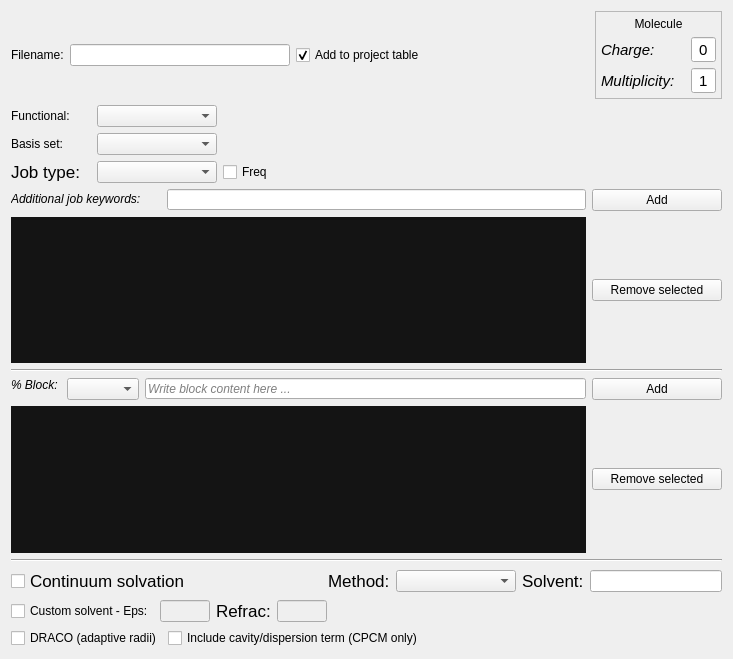
          <widget class="QWidget" name="scrollAreaWidgetContents_2">
           <property name="geometry">
            <rect>
             <x>0</x>
             <y>0</y>
             <width>733</width>
             <height>659</height>
            </rect>
           </property>
           <layout class="QVBoxLayout" name="verticalLayout_4">
            <item>
             <layout class="QHBoxLayout" name="horizontalLayout_9">
              <item>
               <widget class="QLabel" name="label_4">
                <property name="font">
                 <font>
                  <italic>false</italic>
                 </font>
                </property>
                <property name="text">
                 <string>Filename:</string>
                </property>
               </widget>
              </item>
              <item>
               <widget class="QLineEdit" name="lineEdit_filename">
                <property name="minimumSize">
                 <size>
                  <width>220</width>
                  <height>0</height>
                 </size>
                </property>
                <property name="placeholderText">
                 <string/>
                </property>
               </widget>
              </item>
              <item>
               <widget class="QCheckBox" name="checkBox_cp_to_reactmain">
                <property name="text">
                 <string>Add to project table</string>
                </property>
                <property name="checked">
                 <bool>true</bool>
                </property>
               </widget>
              </item>
              <item>
               <spacer name="horizontalSpacer_4">
                <property name="orientation">
                 <enum>Qt::Horizontal</enum>
                </property>
                <property name="sizeHint" stdset="0">
                 <size>
                  <width>162</width>
                  <height>20</height>
                 </size>
                </property>
               </spacer>
              </item>
              <item>
               <widget class="QFrame" name="frame">
                <property name="maximumSize">
                 <size>
                  <width>127</width>
                  <height>96</height>
                 </size>
                </property>
                <property name="frameShape">
                 <enum>QFrame::StyledPanel</enum>
                </property>
                <property name="frameShadow">
                 <enum>QFrame::Raised</enum>
                </property>
                <layout class="QGridLayout" name="gridLayout_27">
                 <property name="leftMargin">
                  <number>5</number>
                 </property>
                 <property name="topMargin">
                  <number>5</number>
                 </property>
                 <property name="rightMargin">
                  <number>5</number>
                 </property>
                 <property name="bottomMargin">
                  <number>5</number>
                 </property>
                 <item row="1" column="1">
                  <widget class="QLabel" name="label_33">
                   <property name="font">
                    <font>
                     <pointsize>11</pointsize>
                     <italic>true</italic>
                    </font>
                   </property>
                   <property name="text">
                    <string>Charge:</string>
                   </property>
                  </widget>
                 </item>
                 <item row="1" column="2">
                  <widget class="QLineEdit" name="lineEdit_charge">
                   <property name="minimumSize">
                    <size>
                     <width>25</width>
                     <height>25</height>
                    </size>
                   </property>
                   <property name="maximumSize">
                    <size>
                     <width>25</width>
                     <height>25</height>
                    </size>
                   </property>
                   <property name="font">
                    <font>
                     <pointsize>11</pointsize>
                    </font>
                   </property>
                   <property name="text">
                    <string>0</string>
                   </property>
                   <property name="alignment">
                    <set>Qt::AlignCenter</set>
                   </property>
                  </widget>
                 </item>
                 <item row="2" column="1">
                  <widget class="QLabel" name="label_34">
                   <property name="font">
                    <font>
                     <pointsize>11</pointsize>
                     <italic>true</italic>
                    </font>
                   </property>
                   <property name="text">
                    <string>Multiplicity:</string>
                   </property>
                  </widget>
                 </item>
                 <item row="2" column="2">
                  <widget class="QLineEdit" name="lineEdit_multiplicity">
                   <property name="minimumSize">
                    <size>
                     <width>25</width>
                     <height>25</height>
                    </size>
                   </property>
                   <property name="maximumSize">
                    <size>
                     <width>25</width>
                     <height>25</height>
                    </size>
                   </property>
                   <property name="font">
                    <font>
                     <pointsize>11</pointsize>
                    </font>
                   </property>
                   <property name="text">
                    <string>1</string>
                   </property>
                   <property name="alignment">
                    <set>Qt::AlignCenter</set>
                   </property>
                  </widget>
                 </item>
                 <item row="0" column="1" colspan="2">
                  <widget class="QLabel" name="label_32">
                   <property name="text">
                    <string>Molecule</string>
                   </property>
                   <property name="alignment">
                    <set>Qt::AlignCenter</set>
                   </property>
                  </widget>
                 </item>
                </layout>
               </widget>
              </item>
             </layout>
            </item>
            <item>
             <layout class="QHBoxLayout" name="horizontalLayout_7">
              <item>
               <widget class="QLabel" name="funct_label_1">
                <property name="minimumSize">
                 <size>
                  <width>80</width>
                  <height>0</height>
                 </size>
                </property>
                <property name="maximumSize">
                 <size>
                  <width>80</width>
                  <height>16777215</height>
                 </size>
                </property>
                <property name="text">
                 <string>Functional:</string>
                </property>
               </widget>
              </item>
              <item>
               <widget class="QComboBox" name="comboBox_funct">
                <property name="minimumSize">
                 <size>
                  <width>120</width>
                  <height>0</height>
                 </size>
                </property>
                <property name="maximumSize">
                 <size>
                  <width>120</width>
                  <height>16777215</height>
                 </size>
                </property>
                <property name="editable">
                 <bool>false</bool>
                </property>
               </widget>
              </item>
              <item>
               <spacer name="horizontalSpacer_2">
                <property name="orientation">
                 <enum>Qt::Horizontal</enum>
                </property>
                <property name="sizeHint" stdset="0">
                 <size>
                  <width>40</width>
                  <height>20</height>
                 </size>
                </property>
               </spacer>
              </item>
             </layout>
            </item>
            <item>
             <layout class="QHBoxLayout" name="horizontalLayout_8">
              <item>
               <widget class="QLabel" name="basis_label_1">
                <property name="minimumSize">
                 <size>
                  <width>80</width>
                  <height>0</height>
                 </size>
                </property>
                <property name="maximumSize">
                 <size>
                  <width>80</width>
                  <height>16777215</height>
                 </size>
                </property>
                <property name="text">
                 <string>Basis set:</string>
                </property>
               </widget>
              </item>
              <item>
               <widget class="QComboBox" name="comboBox_basis1">
                <property name="minimumSize">
                 <size>
                  <width>120</width>
                  <height>0</height>
                 </size>
                </property>
                <property name="maximumSize">
                 <size>
                  <width>120</width>
                  <height>16777215</height>
                 </size>
                </property>
                <property name="editable">
                 <bool>false</bool>
                </property>
               </widget>
              </item>
              <item>
               <spacer name="horizontalSpacer_3">
                <property name="orientation">
                 <enum>Qt::Horizontal</enum>
                </property>
                <property name="sizeHint" stdset="0">
                 <size>
                  <width>40</width>
                  <height>20</height>
                 </size>
                </property>
               </spacer>
              </item>
             </layout>
            </item>
            <item>
             <layout class="QHBoxLayout" name="horizontalLayout_10">
              <item>
               <widget class="QLabel" name="label_3">
                <property name="minimumSize">
                 <size>
                  <width>80</width>
                  <height>0</height>
                 </size>
                </property>
                <property name="maximumSize">
                 <size>
                  <width>80</width>
                  <height>16777215</height>
                 </size>
                </property>
                <property name="font">
                 <font>
                  <pointsize>13</pointsize>
                 </font>
                </property>
                <property name="text">
                 <string>Job type:</string>
                </property>
               </widget>
              </item>
              <item>
               <widget class="QComboBox" name="comboBox_job_type">
                <property name="minimumSize">
                 <size>
                  <width>120</width>
                  <height>0</height>
                 </size>
                </property>
                <property name="maximumSize">
                 <size>
                  <width>120</width>
                  <height>16777215</height>
                 </size>
                </property>
               </widget>
              </item>
              <item>
               <widget class="QCheckBox" name="checkbox_freq">
                <property name="enabled">
                 <bool>true</bool>
                </property>
                <property name="text">
                 <string>Freq   </string>
                </property>
               </widget>
              </item>
              <item>
               <spacer name="horizontalSpacer_9">
                <property name="orientation">
                 <enum>Qt::Horizontal</enum>
                </property>
                <property name="sizeHint" stdset="0">
                 <size>
                  <width>40</width>
                  <height>20</height>
                 </size>
                </property>
               </spacer>
              </item>
             </layout>
            </item>
            <item>
             <layout class="QHBoxLayout" name="horizontalLayout_16">
              <item>
               <widget class="QLabel" name="additional_job_2">
                <property name="minimumSize">
                 <size>
                  <width>150</width>
                  <height>15</height>
                 </size>
                </property>
                <property name="maximumSize">
                 <size>
                  <width>100</width>
                  <height>15</height>
                 </size>
                </property>
                <property name="font">
                 <font>
                  <italic>true</italic>
                 </font>
                </property>
                <property name="text">
                 <string>Additional job keywords:</string>
                </property>
                <property name="alignment">
                 <set>Qt::AlignLeading|Qt::AlignLeft|Qt::AlignTop</set>
                </property>
               </widget>
              </item>
              <item>
               <widget class="QLineEdit" name="LineEdit_add_job_2">
                <property name="minimumSize">
                 <size>
                  <width>100</width>
                  <height>21</height>
                 </size>
                </property>
                <property name="maximumSize">
                 <size>
                  <width>600</width>
                  <height>21</height>
                 </size>
                </property>
                <property name="font">
                 <font>
                  <italic>true</italic>
                 </font>
                </property>
                <property name="text">
                 <string/>
                </property>
               </widget>
              </item>
              <item>
               <widget class="QPushButton" name="Button_add_job_2">
                <property name="minimumSize">
                 <size>
                  <width>130</width>
                  <height>0</height>
                 </size>
                </property>
                <property name="maximumSize">
                 <size>
                  <width>130</width>
                  <height>16777215</height>
                 </size>
                </property>
                <property name="text">
                 <string>Add</string>
                </property>
               </widget>
              </item>
             </layout>
            </item>
            <item>
             <layout class="QHBoxLayout" name="horizontalLayout_17">
              <item>
               <widget class="QListWidget" name="List_add_job_2">
                <property name="sizePolicy">
                 <sizepolicy hsizetype="Expanding" vsizetype="Expanding">
                  <horstretch>0</horstretch>
                  <verstretch>0</verstretch>
                 </sizepolicy>
                </property>
                <property name="minimumSize">
                 <size>
                  <width>0</width>
                  <height>0</height>
                 </size>
                </property>
                <property name="maximumSize">
                 <size>
                  <width>600</width>
                  <height>888888</height>
                 </size>
                </property>
                <property name="styleSheet">
                 <string notr="true">QListWidget{	
 background-color: rgb(20,20,20);		
  border:None;
  margin-top:0px;	
  margin-left:0px;
  margin-right:0px;	
 }</string>
                </property>
               </widget>
              </item>
              <item>
               <widget class="QPushButton" name="Button_del_job_2">
                <property name="minimumSize">
                 <size>
                  <width>130</width>
                  <height>0</height>
                 </size>
                </property>
                <property name="maximumSize">
                 <size>
                  <width>130</width>
                  <height>16777215</height>
                 </size>
                </property>
                <property name="text">
                 <string>Remove selected</string>
                </property>
               </widget>
              </item>
             </layout>
            </item>
            <item>
             <widget class="Line" name="line_2">
              <property name="orientation">
               <enum>Qt::Horizontal</enum>
              </property>
             </widget>
            </item>
            <item>
             <layout class="QHBoxLayout" name="horizontalLayout_18">
              <item>
               <widget class="QLabel" name="additional_job">
                <property name="minimumSize">
                 <size>
                  <width>50</width>
                  <height>0</height>
                 </size>
                </property>
                <property name="maximumSize">
                 <size>
                  <width>100</width>
                  <height>50</height>
                 </size>
                </property>
                <property name="font">
                 <font>
                  <italic>true</italic>
                 </font>
                </property>
                <property name="text">
                 <string>% Block:</string>
                </property>
                <property name="alignment">
                 <set>Qt::AlignLeading|Qt::AlignLeft|Qt::AlignTop</set>
                </property>
               </widget>
              </item>
              <item>
               <widget class="QComboBox" name="comboBox">
                <property name="maximumSize">
                 <size>
                  <width>120</width>
                  <height>16777215</height>
                 </size>
                </property>
               </widget>
              </item>
              <item>
               <widget class="QLineEdit" name="LineEdit_add_job">
                <property name="minimumSize">
                 <size>
                  <width>100</width>
                  <height>21</height>
                 </size>
                </property>
                <property name="maximumSize">
                 <size>
                  <width>500</width>
                  <height>21</height>
                 </size>
                </property>
                <property name="font">
                 <font>
                  <italic>true</italic>
                 </font>
                </property>
                <property name="text">
                 <string/>
                </property>
                <property name="placeholderText">
                 <string>Write block content here ...</string>
                </property>
               </widget>
              </item>
              <item>
               <widget class="QPushButton" name="Button_add_job">
                <property name="minimumSize">
                 <size>
                  <width>130</width>
                  <height>0</height>
                 </size>
                </property>
                <property name="maximumSize">
                 <size>
                  <width>130</width>
                  <height>16777215</height>
                 </size>
                </property>
                <property name="text">
                 <string>Add</string>
                </property>
               </widget>
              </item>
             </layout>
            </item>
            <item>
             <layout class="QHBoxLayout" name="horizontalLayout_19">
              <item>
               <widget class="QListWidget" name="List_add_job">
                <property name="sizePolicy">
                 <sizepolicy hsizetype="Expanding" vsizetype="Expanding">
                  <horstretch>0</horstretch>
                  <verstretch>0</verstretch>
                 </sizepolicy>
                </property>
                <property name="minimumSize">
                 <size>
                  <width>0</width>
                  <height>0</height>
                 </size>
                </property>
                <property name="maximumSize">
                 <size>
                  <width>600</width>
                  <height>16777215</height>
                 </size>
                </property>
                <property name="styleSheet">
                 <string notr="true">QListWidget{	
 background-color: rgb(20,20,20);		
  border:None;
  margin-top:0px;	
  margin-left:0px;
  margin-right:0px;	
 }</string>
                </property>
               </widget>
              </item>
              <item>
               <widget class="QPushButton" name="Button_del_job">
                <property name="minimumSize">
                 <size>
                  <width>130</width>
                  <height>0</height>
                 </size>
                </property>
                <property name="maximumSize">
                 <size>
                  <width>130</width>
                  <height>16777215</height>
                 </size>
                </property>
                <property name="text">
                 <string>Remove selected</string>
                </property>
               </widget>
              </item>
             </layout>
            </item>
            <item>
             <widget class="Line" name="line_3">
              <property name="orientation">
               <enum>Qt::Horizontal</enum>
              </property>
             </widget>
            </item>
            <item>
             <layout class="QHBoxLayout" name="horizontalLayout_13">
              <item>
               <widget class="QCheckBox" name="checkbox_SCRF">
                <property name="enabled">
                 <bool>true</bool>
                </property>
                <property name="font">
                 <font>
                  <pointsize>13</pointsize>
                  <weight>50</weight>
                  <bold>false</bold>
                 </font>
                </property>
                <property name="text">
                 <string>Continuum solvation</string>
                </property>
               </widget>
              </item>
              <item>
               <spacer name="horizontalSpacer_15">
                <property name="orientation">
                 <enum>Qt::Horizontal</enum>
                </property>
                <property name="sizeHint" stdset="0">
                 <size>
                  <width>40</width>
                  <height>20</height>
                 </size>
                </property>
               </spacer>
              </item>
              <item>
               <widget class="QLabel" name="label_15">
                <property name="font">
                 <font>
                  <pointsize>13</pointsize>
                 </font>
                </property>
                <property name="text">
                 <string>Method:</string>
                </property>
               </widget>
              </item>
              <item>
               <widget class="QComboBox" name="comboBox_SCRF">
                <property name="minimumSize">
                 <size>
                  <width>120</width>
                  <height>0</height>
                 </size>
                </property>
                <property name="maximumSize">
                 <size>
                  <width>120</width>
                  <height>16777215</height>
                 </size>
                </property>
               </widget>
              </item>
              <item>
               <widget class="QLabel" name="label_16">
                <property name="font">
                 <font>
                  <pointsize>13</pointsize>
                 </font>
                </property>
                <property name="text">
                 <string>Solvent:</string>
                </property>
               </widget>
              </item>
              <item>
               <widget class="QLineEdit" name="lineEdit_solvent"/>
              </item>
             </layout>
            </item>
            <item>
             <layout class="QHBoxLayout" name="horizontalLayout_solvation2">
              <item>
               <widget class="QCheckBox" name="checkbox_eps">
                <property name="enabled">
                 <bool>true</bool>
                </property>
                <property name="toolTip">
                 <string>Define a custom solvent by dielectric constant and refractive index instead of a predefined name (CPCM only)</string>
                </property>
                <property name="text">
                 <string>Custom solvent - Eps:</string>
                </property>
               </widget>
              </item>
              <item>
               <widget class="QLineEdit" name="lineEdit_eps">
                <property name="enabled">
                 <bool>false</bool>
                </property>
                <property name="maximumSize">
                 <size>
                  <width>50</width>
                  <height>16777215</height>
                 </size>
                </property>
               </widget>
              </item>
              <item>
               <widget class="QLabel" name="label_17">
                <property name="font">
                 <font>
                  <pointsize>13</pointsize>
                 </font>
                </property>
                <property name="text">
                 <string>Refrac:</string>
                </property>
               </widget>
              </item>
              <item>
               <widget class="QLineEdit" name="lineEdit_refrac">
                <property name="enabled">
                 <bool>false</bool>
                </property>
                <property name="maximumSize">
                 <size>
                  <width>50</width>
                  <height>16777215</height>
                 </size>
                </property>
                <property name="toolTip">
                 <string>Refractive index for the custom solvent (used with Eps - CPCM pairs this with epsilon for any solvent not in ORCA's predefined list)</string>
                </property>
               </widget>
              </item>
              <item>
               <spacer name="horizontalSpacer_solvation2">
                <property name="orientation">
                 <enum>Qt::Horizontal</enum>
                </property>
                <property name="sizeHint" stdset="0">
                 <size>
                  <width>40</width>
                  <height>20</height>
                 </size>
                </property>
               </spacer>
              </item>
             </layout>
            </item>
            <item>
             <layout class="QHBoxLayout" name="horizontalLayout_solvation3">
              <item>
               <widget class="QCheckBox" name="checkbox_draco">
                <property name="toolTip">
                 <string>Environment-adaptive (DRACO) atomic radii - recommended for charged solutes in water, acetonitrile, DMSO or methanol. Single-point energies only (no analytic gradient).</string>
                </property>
                <property name="text">
                 <string>DRACO (adaptive radii)</string>
                </property>
               </widget>
              </item>
              <item>
               <widget class="QCheckBox" name="checkbox_cds">
                <property name="toolTip">
                 <string>Since ORCA 6, plain CPCM no longer adds the cavity/dispersion (cav+disp) free-energy term by default - check this to add it back (cds_cpcm 2). Not applicable to SMD, which reports its own separate CDS term.</string>
                </property>
                <property name="text">
                 <string>Include cavity/dispersion term (CPCM only)</string>
                </property>
               </widget>
              </item>
              <item>
               <spacer name="horizontalSpacer_solvation3">
                <property name="orientation">
                 <enum>Qt::Horizontal</enum>
                </property>
                <property name="sizeHint" stdset="0">
                 <size>
                  <width>40</width>
                  <height>20</height>
                 </size>
                </property>
               </spacer>
              </item>
             </layout>
            </item>
           </layout>
          </widget>
